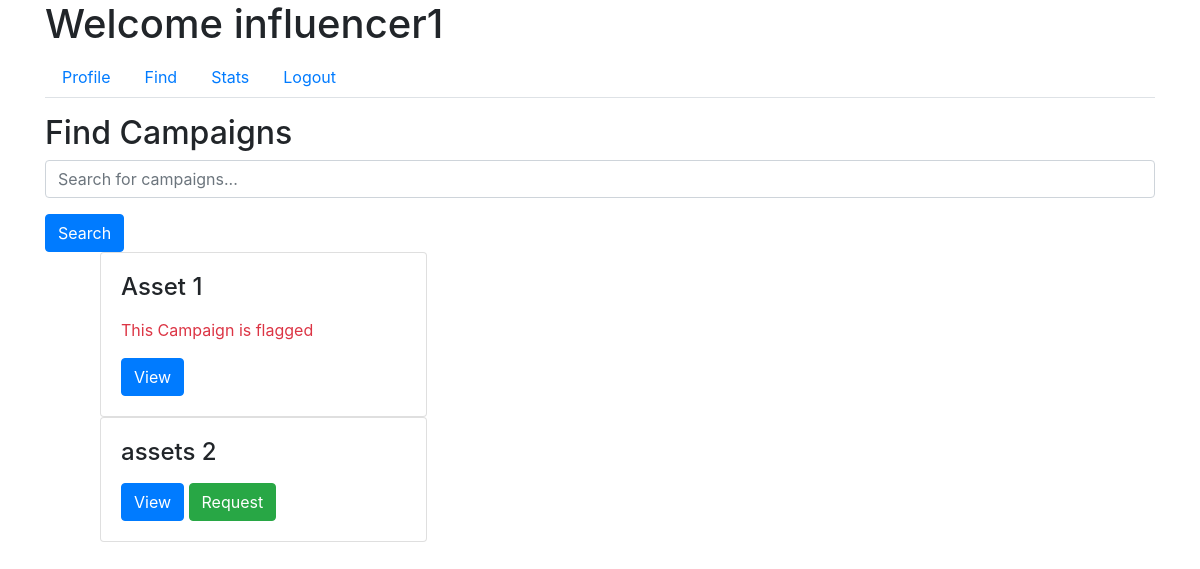
/influencer/find (signed in), run on an earlier commit of the app's database.
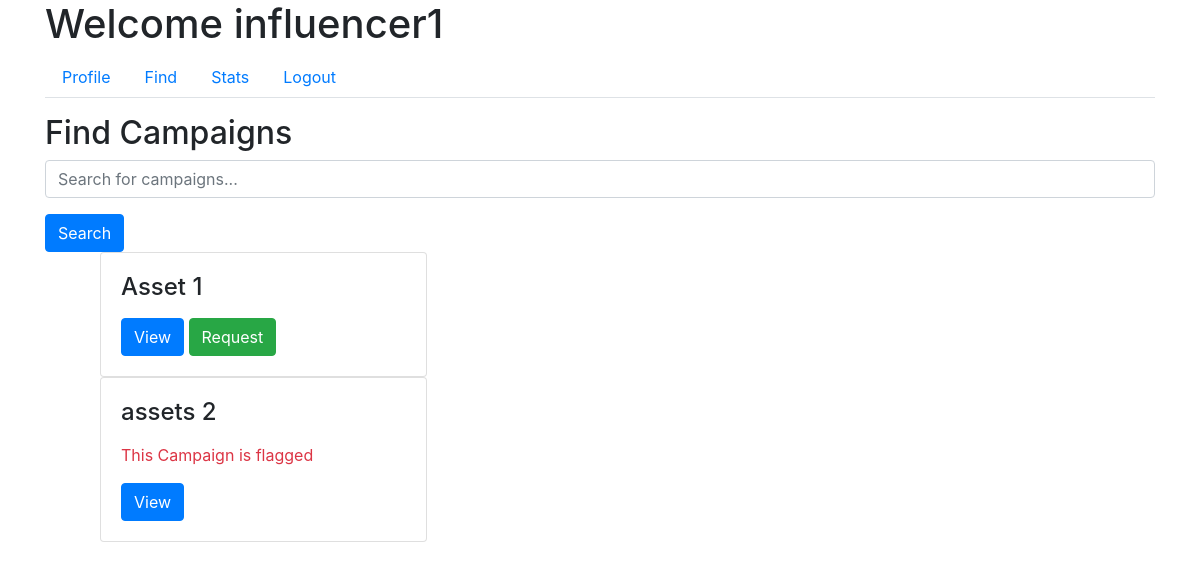
And on a later commit of the database.
### app/models.py (models this page shows)
class Campaign(db.Model):
    id = db.Column(db.Integer, primary_key=True)
    name = db.Column(db.String(100), nullable=False)
    description = db.Column(db.Text, nullable=False)
    budget = db.Column(db.Float, nullable=False)
    visibility = db.Column(db.String(10), nullable=False)  # 'public', 'private'
    start_date = db.Column(db.Date, nullable=False)
    end_date = db.Column(db.Date, nullable=False)
    user_id = db.Column(db.Integer, db.ForeignKey('user.id'), nullable=False)
    ad_requests = db.relationship('AdRequest', backref='campaign', lazy=True)
    flag = db.Column(db.Boolean, default=False, nullable=False)  # Add flag column

### app/routes.py (the view)
@main.route('/influencer/find')
@login_required
def influencer_find():
    if current_user.role == 'influencer':
        influencer = current_user
        active_campaigns = Campaign.query.filter_by(visibility='public').all()
        return render_template('influencer_find.html', influencer=current_user, active_campaigns=active_campaigns)
    return redirect(url_for('main.home'))

### app/models.py (called while the page is built)
@login_manager.user_loader
def load_user(user_id):
    return User.query.get(int(user_id))

### app/templates/influencer_find.html (shortened to what this page needs)
{% extends "influencer_dashboard.html" %}
{% block tab_content %}
<h2>Find Campaigns</h2>
<form method="GET" action="{{ url_for('main.influencer_find') }}">
    <div class="form-group">
        <input type="text" name="search" class="form-control" placeholder="Search for campaigns...">
    </div>
    <button type="submit" class="btn btn-primary">Search</button>
</form>
<ul>
    {% for campaign in active_campaigns %}
    <div class="col-md-4">
        <div class="request-box card">
            <div class="card-body">
                <h4 class="card-title">{{ campaign.name }}</h4>
                {% if campaign.flag == 1 %}
                    <p class="text-danger">This Campaign is flagged</p>
                {% endif %}
                <button class="btn btn-primary" data-toggle="modal" data-target="#campaignModal" data-id="{{ campaign.id }}">View</button>
                {% if campaign.flag == 0 %}
                    <a href="{{ url_for('main.new_ad_request_infl', campaign_id=campaign.id, influencer_id=influencer.id) }}" class="btn btn-success">Request</a>
                {% endif %}
            </div>
        </div>
    </div>
    {% endfor %}
</ul>
{% endblock %}

What changed in the data, as far as the page shows it:
changed Campaign "Asset 1": flag "This Campaign is flagged" → "Request"
changed Campaign "assets 2": flag "Request" → "This Campaign is flagged"
